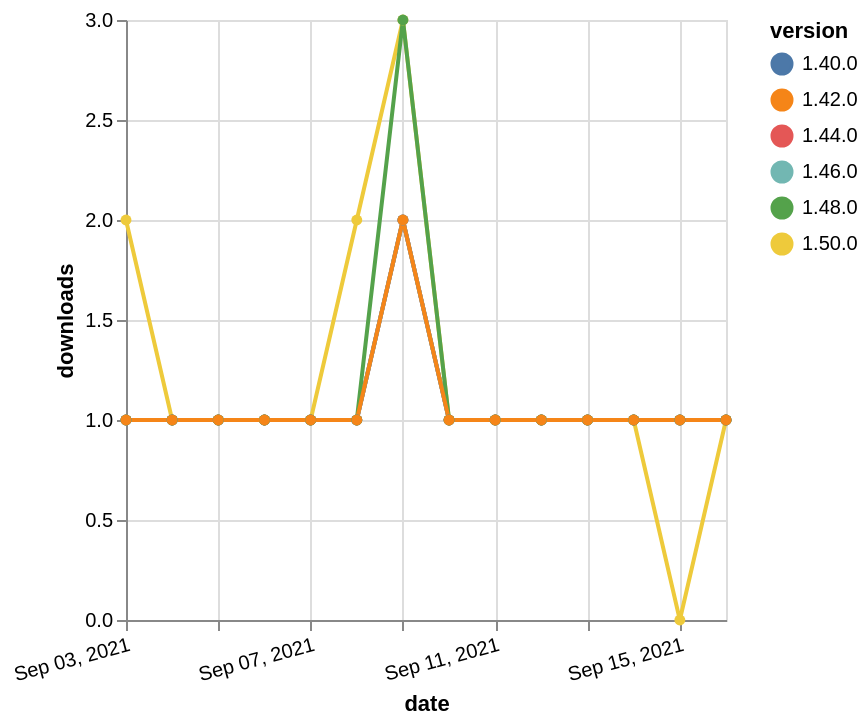

The Vega-Lite source for this figure:
### Vega-Lite specification from a JSON file in a GitHub repository (floating-point values rounded to 4 significant figures)
{"$schema": "https://vega.github.io/schema/vega-lite/v5.json", "description": "A simple bar chart with embedded data.", "data": {"values": [{"date": "2021-09-03", "total": 117, "delta": 2, "version": "1.50.0"}, {"date": "2021-09-04", "total": 118, "delta": 1, "version": "1.50.0"}, {"date": "2021-09-05", "total": 119, "delta": 1, "version": "1.50.0"}, {"date": "2021-09-06", "total": 120, "delta": 1, "version": "1.50.0"}, {"date": "2021-09-07", "total": 121, "delta": 1, "version": "1.50.0"}, {"date": "2021-09-08", "total": 123, "delta": 2, "version": "1.50.0"}, {"date": "2021-09-09", "total": 126, "delta": 3, "version": "1.50.0"}, {"date": "2021-09-10", "total": 127, "delta": 1, "version": "1.50.0"}, {"date": "2021-09-11", "total": 128, "delta": 1, "version": "1.50.0"}, {"date": "2021-09-12", "total": 129, "delta": 1, "version": "1.50.0"}, {"date": "2021-09-13", "total": 130, "delta": 1, "version": "1.50.0"}, {"date": "2021-09-14", "total": 131, "delta": 1, "version": "1.50.0"}, {"date": "2021-09-15", "total": 131, "delta": 0, "version": "1.50.0"}, {"date": "2021-09-16", "total": 132, "delta": 1, "version": "1.50.0"}, {"date": "2021-09-03", "total": 188, "delta": 1, "version": "1.44.0"}, {"date": "2021-09-04", "total": 189, "delta": 1, "version": "1.44.0"}, {"date": "2021-09-05", "total": 190, "delta": 1, "version": "1.44.0"}, {"date": "2021-09-06", "total": 191, "delta": 1, "version": "1.44.0"}, {"date": "2021-09-07", "total": 192, "delta": 1, "version": "1.44.0"}, {"date": "2021-09-08", "total": 193, "delta": 1, "version": "1.44.0"}, {"date": "2021-09-09", "total": 195, "delta": 2, "version": "1.44.0"}, {"date": "2021-09-10", "total": 196, "delta": 1, "version": "1.44.0"}, {"date": "2021-09-11", "total": 197, "delta": 1, "version": "1.44.0"}, {"date": "2021-09-12", "total": 198, "delta": 1, "version": "1.44.0"}, {"date": "2021-09-13", "total": 199, "delta": 1, "version": "1.44.0"}, {"date": "2021-09-14", "total": 200, "delta": 1, "version": "1.44.0"}, {"date": "2021-09-15", "total": 201, "delta": 1, "version": "1.44.0"}, {"date": "2021-09-16", "total": 202, "delta": 1, "version": "1.44.0"}, {"date": "2021-09-03", "total": 241, "delta": 1, "version": "1.40.0"}, {"date": "2021-09-04", "total": 242, "delta": 1, "version": "1.40.0"}, {"date": "2021-09-05", "total": 243, "delta": 1, "version": "1.40.0"}, {"date": "2021-09-06", "total": 244, "delta": 1, "version": "1.40.0"}, {"date": "2021-09-07", "total": 245, "delta": 1, "version": "1.40.0"}, {"date": "2021-09-08", "total": 246, "delta": 1, "version": "1.40.0"}, {"date": "2021-09-09", "total": 248, "delta": 2, "version": "1.40.0"}, {"date": "2021-09-10", "total": 249, "delta": 1, "version": "1.40.0"}, {"date": "2021-09-11", "total": 250, "delta": 1, "version": "1.40.0"}, {"date": "2021-09-12", "total": 251, "delta": 1, "version": "1.40.0"}, {"date": "2021-09-13", "total": 252, "delta": 1, "version": "1.40.0"}, {"date": "2021-09-14", "total": 253, "delta": 1, "version": "1.40.0"}, {"date": "2021-09-15", "total": 254, "delta": 1, "version": "1.40.0"}, {"date": "2021-09-16", "total": 255, "delta": 1, "version": "1.40.0"}, {"date": "2021-09-03", "total": 155, "delta": 1, "version": "1.46.0"}, {"date": "2021-09-04", "total": 156, "delta": 1, "version": "1.46.0"}, {"date": "2021-09-05", "total": 157, "delta": 1, "version": "1.46.0"}, {"date": "2021-09-06", "total": 158, "delta": 1, "version": "1.46.0"}, {"date": "2021-09-07", "total": 159, "delta": 1, "version": "1.46.0"}, {"date": "2021-09-08", "total": 160, "delta": 1, "version": "1.46.0"}, {"date": "2021-09-09", "total": 162, "delta": 2, "version": "1.46.0"}, {"date": "2021-09-10", "total": 163, "delta": 1, "version": "1.46.0"}, {"date": "2021-09-11", "total": 164, "delta": 1, "version": "1.46.0"}, {"date": "2021-09-12", "total": 165, "delta": 1, "version": "1.46.0"}, {"date": "2021-09-13", "total": 166, "delta": 1, "version": "1.46.0"}, {"date": "2021-09-14", "total": 167, "delta": 1, "version": "1.46.0"}, {"date": "2021-09-15", "total": 168, "delta": 1, "version": "1.46.0"}, {"date": "2021-09-16", "total": 169, "delta": 1, "version": "1.46.0"}, {"date": "2021-09-03", "total": 177, "delta": 1, "version": "1.48.0"}, {"date": "2021-09-04", "total": 178, "delta": 1, "version": "1.48.0"}, {"date": "2021-09-05", "total": 179, "delta": 1, "version": "1.48.0"}, {"date": "2021-09-06", "total": 180, "delta": 1, "version": "1.48.0"}, {"date": "2021-09-07", "total": 181, "delta": 1, "version": "1.48.0"}, {"date": "2021-09-08", "total": 182, "delta": 1, "version": "1.48.0"}, {"date": "2021-09-09", "total": 185, "delta": 3, "version": "1.48.0"}, {"date": "2021-09-10", "total": 186, "delta": 1, "version": "1.48.0"}, {"date": "2021-09-11", "total": 187, "delta": 1, "version": "1.48.0"}, {"date": "2021-09-12", "total": 188, "delta": 1, "version": "1.48.0"}, {"date": "2021-09-13", "total": 189, "delta": 1, "version": "1.48.0"}, {"date": "2021-09-14", "total": 190, "delta": 1, "version": "1.48.0"}, {"date": "2021-09-15", "total": 191, "delta": 1, "version": "1.48.0"}, {"date": "2021-09-16", "total": 192, "delta": 1, "version": "1.48.0"}, {"date": "2021-09-03", "total": 187, "delta": 1, "version": "1.42.0"}, {"date": "2021-09-04", "total": 188, "delta": 1, "version": "1.42.0"}, {"date": "2021-09-05", "total": 189, "delta": 1, "version": "1.42.0"}, {"date": "2021-09-06", "total": 190, "delta": 1, "version": "1.42.0"}, {"date": "2021-09-07", "total": 191, "delta": 1, "version": "1.42.0"}, {"date": "2021-09-08", "total": 192, "delta": 1, "version": "1.42.0"}, {"date": "2021-09-09", "total": 194, "delta": 2, "version": "1.42.0"}, {"date": "2021-09-10", "total": 195, "delta": 1, "version": "1.42.0"}, {"date": "2021-09-11", "total": 196, "delta": 1, "version": "1.42.0"}, {"date": "2021-09-12", "total": 197, "delta": 1, "version": "1.42.0"}, {"date": "2021-09-13", "total": 198, "delta": 1, "version": "1.42.0"}, {"date": "2021-09-14", "total": 199, "delta": 1, "version": "1.42.0"}, {"date": "2021-09-15", "total": 200, "delta": 1, "version": "1.42.0"}, {"date": "2021-09-16", "total": 201, "delta": 1, "version": "1.42.0"}]}, "width": "container", "mark": {"type": "line", "point": {"filled": true}}, "encoding": {"x": {"field": "date", "type": "temporal", "timeUnit": "yearmonthdate", "title": "date", "axis": {"labelAngle": -15}}, "y": {"field": "delta", "type": "quantitative", "title": "downloads"}, "color": {"field": "version", "type": "nominal"}, "tooltip": {"field": "delta"}}}
